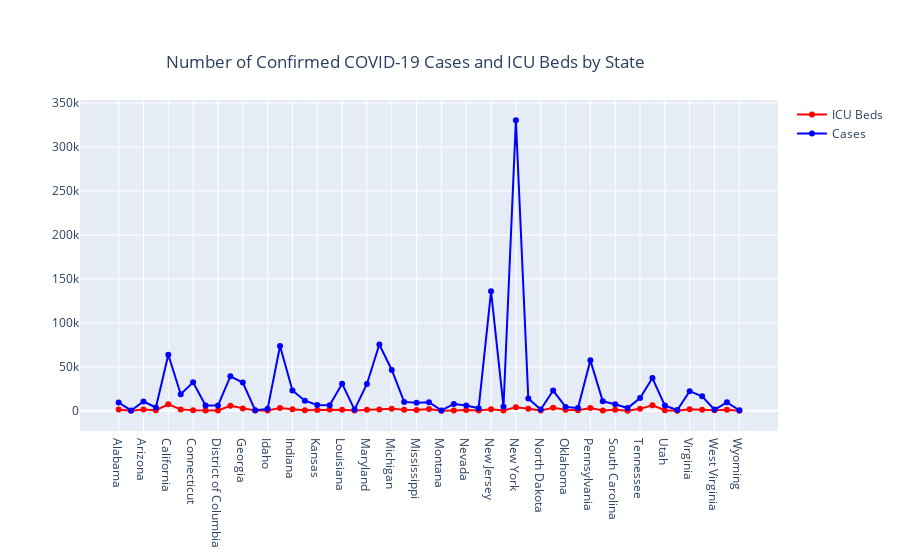

Notebook code cell kept with this figure:
### Code cell
graph = go.Figure()
graph.add_trace(go.Scatter(x= x,y=y1, mode ='lines+markers', name = 'ICU Beds', line = dict(color = 'red', width=2)))
graph.add_trace(go.Scatter(x= x,y=y2, mode ='lines+markers', name = 'Cases', line = dict(color = 'blue', width=2)))

graph.update_yaxes(tick0=0, dtick=50_000)
graph.update_layout(title= {'text':"Number of Confirmed COVID-19 Cases and ICU Beds by State", 'y':0.9, 'x':0.45,
                            'xanchor': 'center', 'yanchor': 'top'})

graph.show()

### Figure 1 — Plotly figure (JSON) as saved in the notebook; plotly's stock layout.template omitted (floating-point values rounded to 4 significant figures)
{"data": [{"line": {"color": "red", "width": 2}, "mode": "lines+markers", "name": "ICU Beds", "type": "scatter", "x": ["Alabama", "Alaska", "Arizona", "Arkansas", "California", "Colorado", "Connecticut", "Delaware", "District of Columbia", "Florida", "Georgia", "Hawaii", "Idaho", "Illinois", "Indiana", "Iowa", "Kansas", "Kentucky", "Louisiana", "Maine", "Maryland", "Massachusetts", "Michigan", "Minnesota", "Mississippi", "Missouri", "Montana", "Nebraska", "Nevada", "New Hampshire", "New Jersey", "New Mexico", "New York", "North Carolina", "North Dakota", "Ohio", "Oklahoma", "Oregon", "Pennsylvania", "Rhode Island", "South Carolina", "South Dakota", "Tennessee", "Texas", "Utah", "Vermont", "Virginia", "Washington", "West Virginia", "Wisconsin", "Wyoming"], "y": [1533, 119, 1559, 732, 7338, 1597, 674, 186, 314, 5604, 2508, 201, 314, 3144, 1861, 545, 767, 1392, 1289, 256, 1134, 1326, 2423, 1171, 824, 1888, 165, 440, 900, 242, 1822, 340, 3952, 2227, 238, 3314, 1064, 659, 3169, 279, 1225, 152, 2209, 6199, 565, 94, 1654, 1265, 653, 1159, 102]}, {"line": {"color": "blue", "width": 2}, "mode": "lines+markers", "name": "Cases", "type": "scatter", "x": ["Alabama", "Alaska", "Arizona", "Arkansas", "California", "Colorado", "Connecticut", "Delaware", "District of Columbia", "Florida", "Georgia", "Hawaii", "Idaho", "Illinois", "Indiana", "Iowa", "Kansas", "Kentucky", "Louisiana", "Maine", "Maryland", "Massachusetts", "Michigan", "Minnesota", "Mississippi", "Missouri", "Montana", "Nebraska", "Nevada", "New Hampshire", "New Jersey", "New Mexico", "New York", "North Carolina", "North Dakota", "Ohio", "Oklahoma", "Oregon", "Pennsylvania", "Rhode Island", "South Carolina", "South Dakota", "Tennessee", "Texas", "Utah", "Vermont", "Virginia", "Washington", "West Virginia", "Wisconsin", "Wyoming"], "y": [9385, 377, 10526, 3747, 63779, 18827, 32411, 6111, 5899, 39199, 32181, 629, 2178, 73760, 23146, 11457, 6667, 6288, 30855, 1374, 30485, 75333, 46386, 10088, 9090, 9733, 458, 7818, 5920, 2947, 135840, 4673, 330407, 14006, 1425, 23016, 4424, 3068, 57371, 10779, 7367, 3145, 14441, 37246, 5919, 919, 22342, 16388, 1323, 9590, 644]}], "layout": {"autosize": true, "title": {"text": "Number of Confirmed COVID-19 Cases and ICU Beds by State", "x": 0.45, "xanchor": "center", "y": 0.9, "yanchor": "top"}, "xaxis": {"autorange": true, "range": [-3.098, 53.1], "type": "category"}, "yaxis": {"autorange": true, "dtick": 50000, "range": [-25770.0, 356300.0], "tick0": 0, "type": "linear"}}}
